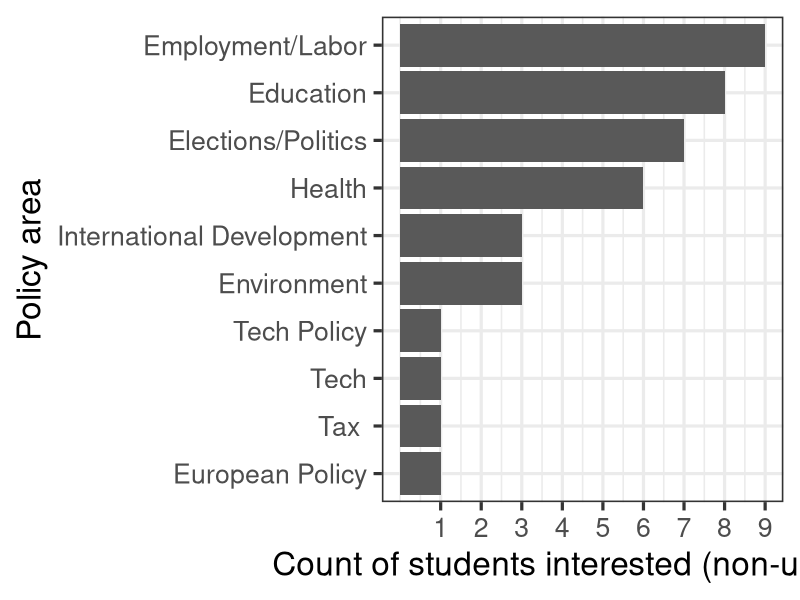
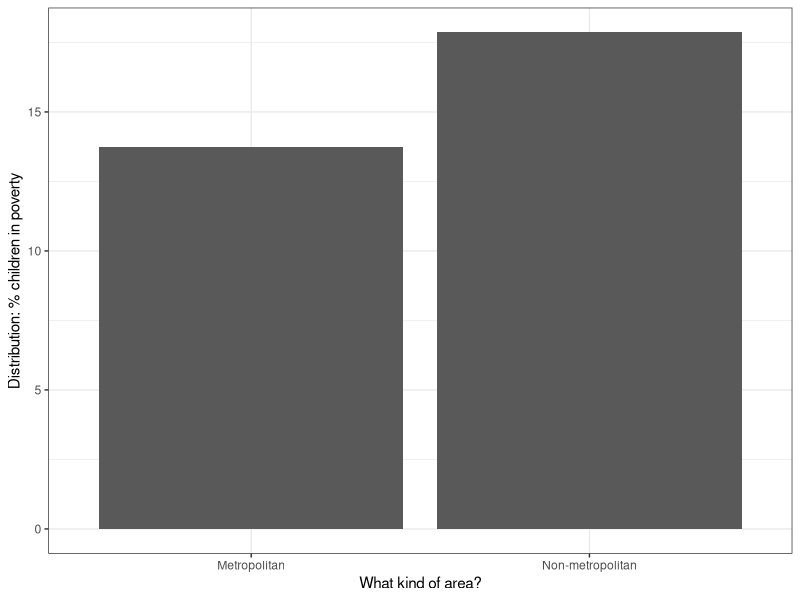
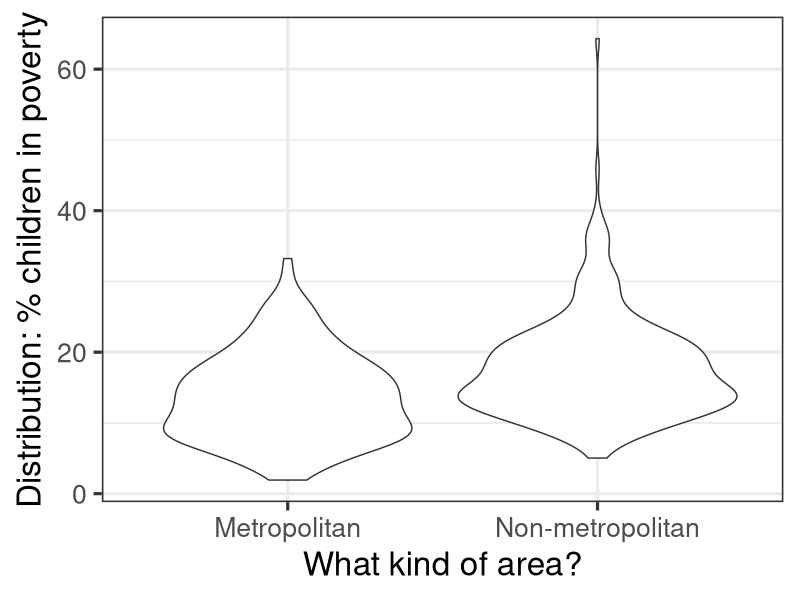
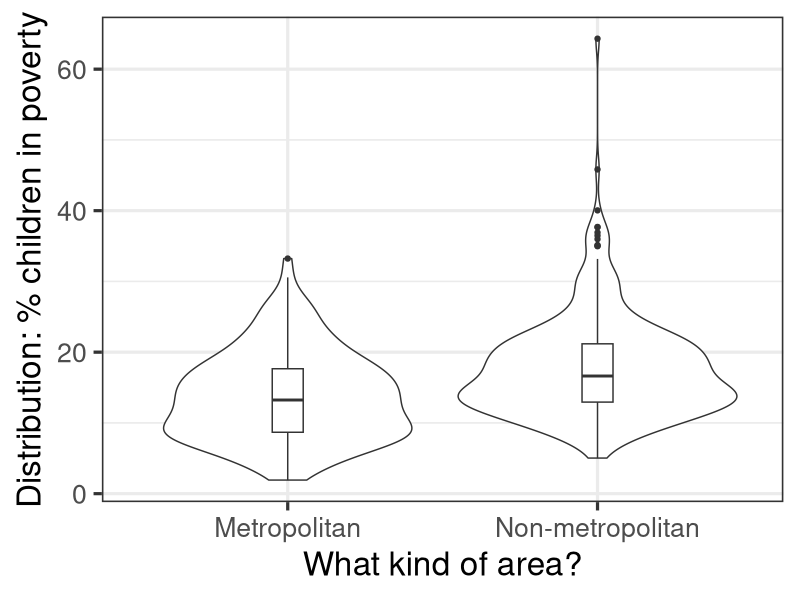
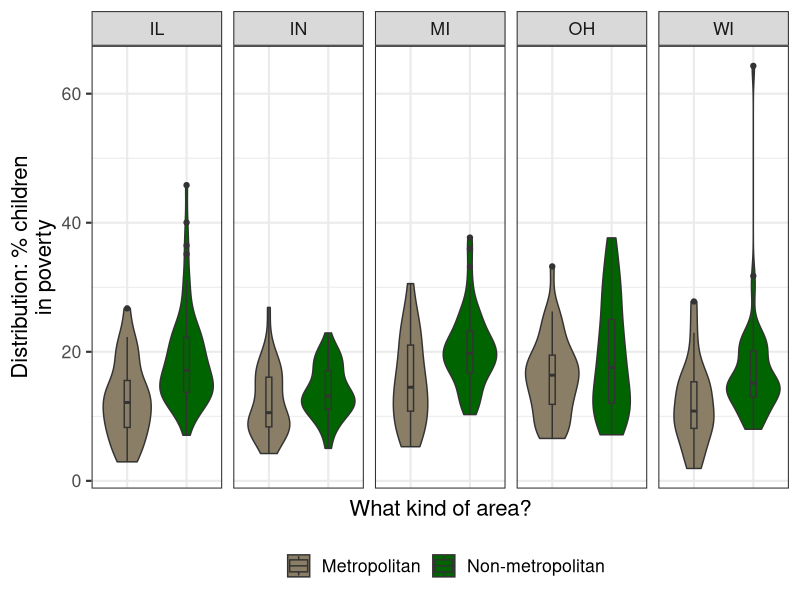

Write the R code that produced these figures, in order.
## ---- chunk 1
#| echo: true
#| output-location: slide
library(dplyr)
policy_df <- read.csv("input/policyareas_inputdata.csv")
colnames(policy_df) <- c("time", "policy_areas")
head(policy_df, 4)
unique(unlist(strsplit(policy_df$policy_areas, ", ")))

## ---- chunk 2
#| echo: true
#| output-location: slide
library(data.table)
split <- strsplit(as.character(policy_df$policy_areas), 
                      ', ')
split[1:2]
df_split <- rbindlist(lapply(split, function(x) data.table(t(x))),
  fill = TRUE)
colnames(df_split) <- sprintf("parea_%s", 1:ncol(df_split))
policydf_wcols <- cbind.data.frame(policy_df, df_split)
head(policydf_wcols, 3)


## ---- chunk 3
#| echo: true
#| output-location: slide
library(tidyr)
policydf_wcols_t <- policy_df %>%
                separate(policy_areas, 
                         into = sprintf("parea_%s", 1:4), 
                        sep = ", ", extra = "drop")
head(policydf_wcols_t)
## ---- chunk 4
library(reshape2)
policydf_long <- reshape2::melt(policydf_wcols_t %>%
                              mutate(id = sprintf("response_%s", 
                                                1:n())) %>%
                            select(-time), id.var = "id") %>% 
                            arrange(id) 
head(policydf_long)
## ---- chunk 5
#| echo: true
#| output-location: slide
library(ggplot2)
ggplot(policydf_long %>%
      filter(!is.na(value)) %>%
      group_by(value) %>%
      summarise(count = n()),
      aes(x = reorder(value, count), y = count)) +
  geom_bar(stat = "identity") +
  scale_y_continuous(breaks = 1:10) +
  xlab("Policy area") +
  ylab("Count of students interested (non-unique)") +
  coord_flip() +
  theme_bw(base_size = 24) 


## ---- chunk 6
#| echo: true

## ---- chunk 7
#| echo: true
#| output-location: slide
table(midwest$inmetro)
table(midwest$state)
summary(midwest$percchildbelowpovert)
midwest <- midwest %>%
    mutate(metro_cat = case_when(inmetro == 1 ~ "Metropolitan",
                                 inmetro == 0 ~ "Non-metropolitan",
                                 TRUE ~ NA_character_))
table(midwest$inmetro, midwest$metro_cat)
## ---- chunk 8
#| echo: true
#| output-location: slide
## mean values by metro
ggplot(midwest %>% 
         group_by(metro_cat) %>% summarise(m = 
        mean(percchildbelowpovert)),
       aes(x = metro_cat, y = m)) +
  geom_bar(stat = "identity") +
  xlab("What kind of area?") +
  ylab("Distribution: % children in poverty") +
  theme_bw() 
  


## ---- chunk 9
#| echo: true
#| output-location: slide
ggplot(midwest,
       aes(x = metro_cat, y = percchildbelowpovert)) +
  geom_violin() +
  xlab("What kind of area?") +
  ylab("Distribution: % children in poverty") +
  theme_bw(base_size = 24) 
  

## ---- chunk 10
#| echo: true
#| output-location: slide
ggplot(midwest,
       aes(x = metro_cat, y = percchildbelowpovert)) +
  geom_violin() +
  geom_boxplot(width=0.1) +
  xlab("What kind of area?") +
  ylab("Distribution: % children in poverty") +
  theme_bw(base_size = 24) 
## ---- chunk 11
#| echo: true
#| output-location: slide
ggplot(midwest,
       aes(x = metro_cat, y = percchildbelowpovert,
           fill = metro_cat)) +
  geom_violin() +
  geom_boxplot(width=0.1) +
  facet_wrap(~state, ncol = 5) +
  xlab("What kind of area?") +
  ylab("Distribution: % children\nin poverty") +
  theme_bw(base_size = 16) +
  theme(axis.text.x = element_blank(),
        axis.ticks.x = element_blank(),
        legend.position = "bottom") +
  labs(fill = "") +
  scale_fill_manual(values = c("Metropolitan" = "wheat4",
                               "Non-metropolitan" = "darkgreen")) 
